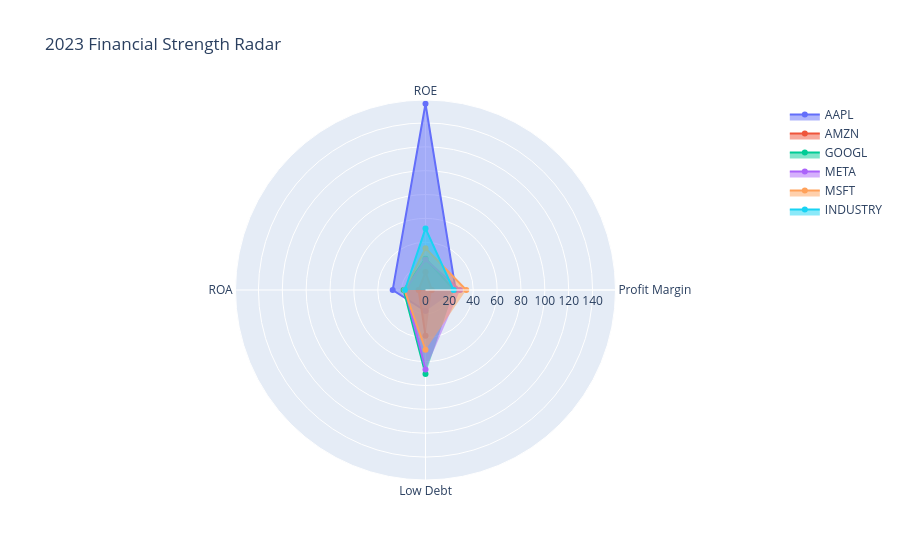

Notebook source saved alongside this figure:
### Code cell
# Plot 4: 2023 Financial Radar Chart
latest = final_df[final_df['year'] == 2023]
fig = go.Figure()

for _, r in latest.iterrows():
    fig.add_trace(go.Scatterpolar(
        r=[r.profit_margin, r.roe, r.roa, 100-r.debt_asset],
        theta=['Profit Margin','ROE','ROA','Low Debt'],
        fill='toself', name=r.tic
    ))

fig.update_layout(title='2023 Financial Strength Radar')
fig.show()

### Figure 1 — Plotly figure (JSON) as saved in the notebook; plotly's stock layout.template omitted (floating-point values rounded to 4 significant figures)
{"data": [{"fill": "toself", "name": "AAPL", "r": [25.31, 156.1, 27.51, 17.63], "theta": ["Profit Margin", "ROE", "ROA", "Low Debt"], "type": "scatterpolar"}, {"fill": "toself", "name": "AMZN", "r": [5.293, 15.07, 5.764, 38.24], "theta": ["Profit Margin", "ROE", "ROA", "Low Debt"], "type": "scatterpolar"}, {"fill": "toself", "name": "GOOGL", "r": [24.01, 26.25, 18.34, 70.42], "theta": ["Profit Margin", "ROE", "ROA", "Low Debt"], "type": "scatterpolar"}, {"fill": "toself", "name": "META", "r": [28.98, 25.53, 17.03, 66.7], "theta": ["Profit Margin", "ROE", "ROA", "Low Debt"], "type": "scatterpolar"}, {"fill": "toself", "name": "MSFT", "r": [34.15, 35.09, 17.56, 50.06], "theta": ["Profit Margin", "ROE", "ROA", "Low Debt"], "type": "scatterpolar"}, {"fill": "toself", "name": "INDUSTRY", "r": [23.55, 51.6, 17.24, null], "theta": ["Profit Margin", "ROE", "ROA", "Low Debt"], "type": "scatterpolar"}], "layout": {"title": {"text": "2023 Financial Strength Radar"}}}
